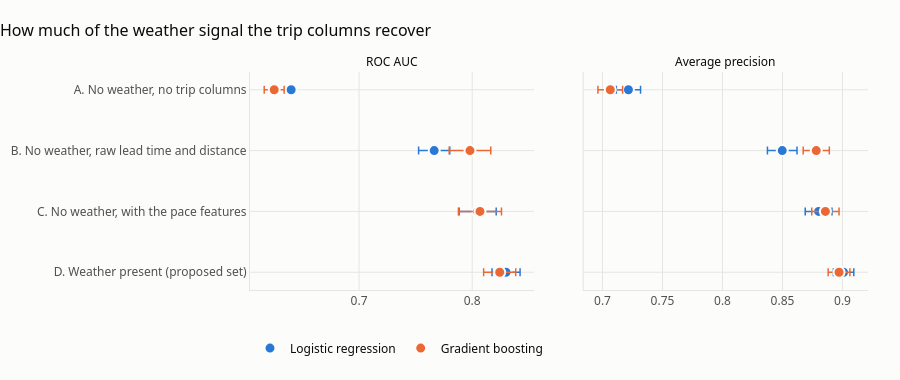

Notebook source saved alongside this figure:
### Markdown cell above
## 9. What if the weather field is missing?

Weather is the strongest input. It is also the one most likely to arrive late, be left blank, or use a word the model has never seen. Here we take the weather column away completely and see what the trip columns can recover.

### Code cell
no_weather_sets = {
    "A. No weather, no trip columns": pd.concat([featured[CORE_NUMERIC], mode], axis=1),
    "B. No weather, raw lead time and distance": pd.concat([featured[CORE_NUMERIC + TRIP_NUMERIC], mode], axis=1),
    "C. No weather, with the pace features": pd.concat(
        [featured[CORE_NUMERIC + TRIP_NUMERIC + ["pace_h_per_1000km", "pace_vs_typical"]], mode], axis=1),
    "D. Weather present (proposed set)": feature_sets["4. Proposed"],
}
backup = compare(no_weather_sets)
dot_chart(backup, "How much of the weather signal the trip columns recover", height=380).show()
backup.round(3)

### Figure 1 — Plotly figure (JSON) as saved in the notebook; plotly's stock layout.template omitted (floating-point values rounded to 4 significant figures)
{"data": [{"error_x": {"array": [0.003007, 0.01378, 0.01639, 0.01241], "color": "#2a78d6", "thickness": 1.5, "type": "data", "width": 4}, "hovertemplate": "Logistic regression<br>%{y}<br>%{x:.3f}<extra></extra>", "legendgroup": "Logistic regression", "marker": {"color": "#2a78d6", "line": {"color": "#fcfcfb", "width": 2}, "size": 11}, "mode": "markers", "name": "Logistic regression", "showlegend": true, "type": "scatter", "x": [0.6399, 0.7664, 0.8048, 0.8299], "xaxis": "x", "y": ["A. No weather, no trip columns", "B. No weather, raw lead time and distance", "C. No weather, with the pace features", "D. Weather present (proposed set)"], "yaxis": "y"}, {"error_x": {"array": [0.008817, 0.01839, 0.01904, 0.01418], "color": "#eb6834", "thickness": 1.5, "type": "data", "width": 4}, "hovertemplate": "Gradient boosting<br>%{y}<br>%{x:.3f}<extra></extra>", "legendgroup": "Gradient boosting", "marker": {"color": "#eb6834", "line": {"color": "#fcfcfb", "width": 2}, "size": 11}, "mode": "markers", "name": "Gradient boosting", "showlegend": true, "type": "scatter", "x": [0.6249, 0.798, 0.8069, 0.8243], "xaxis": "x", "y": ["A. No weather, no trip columns", "B. No weather, raw lead time and distance", "C. No weather, with the pace features", "D. Weather present (proposed set)"], "yaxis": "y"}, {"error_x": {"array": [0.0101, 0.01232, 0.01115, 0.00849], "color": "#2a78d6", "thickness": 1.5, "type": "data", "width": 4}, "hovertemplate": "Logistic regression<br>%{y}<br>%{x:.3f}<extra></extra>", "legendgroup": "Logistic regression", "marker": {"color": "#2a78d6", "line": {"color": "#fcfcfb", "width": 2}, "size": 11}, "mode": "markers", "name": "Logistic regression", "showlegend": false, "type": "scatter", "x": [0.7216, 0.8498, 0.8801, 0.9009], "xaxis": "x2", "y": ["A. No weather, no trip columns", "B. No weather, raw lead time and distance", "C. No weather, with the pace features", "D. Weather present (proposed set)"], "yaxis": "y2"}, {"error_x": {"array": [0.01028, 0.01089, 0.01137, 0.00907], "color": "#eb6834", "thickness": 1.5, "type": "data", "width": 4}, "hovertemplate": "Gradient boosting<br>%{y}<br>%{x:.3f}<extra></extra>", "legendgroup": "Gradient boosting", "marker": {"color": "#eb6834", "line": {"color": "#fcfcfb", "width": 2}, "size": 11}, "mode": "markers", "name": "Gradient boosting", "showlegend": false, "type": "scatter", "x": [0.7065, 0.8781, 0.8858, 0.8971], "xaxis": "x2", "y": ["A. No weather, no trip columns", "B. No weather, raw lead time and distance", "C. No weather, with the pace features", "D. Weather present (proposed set)"], "yaxis": "y2"}], "layout": {"annotations": [{"font": {"color": "#0b0b0b", "size": 12}, "showarrow": false, "text": "ROC AUC", "x": 0.23, "xanchor": "center", "xref": "paper", "y": 1.0, "yanchor": "bottom", "yref": "paper"}, {"font": {"color": "#0b0b0b", "size": 12}, "showarrow": false, "text": "Average precision", "x": 0.77, "xanchor": "center", "xref": "paper", "y": 1.0, "yanchor": "bottom", "yref": "paper"}], "font": {"color": "#52514e", "family": "Segoe UI, Arial, sans-serif", "size": 12}, "height": 380, "hoverlabel": {"bgcolor": "white", "font": {"color": "#0b0b0b"}}, "legend": {"font": {"color": "#0b0b0b"}, "orientation": "h", "x": 0, "y": -0.2}, "margin": {"b": 90, "l": 250, "r": 32, "t": 72}, "paper_bgcolor": "#fcfcfb", "plot_bgcolor": "#fcfcfb", "title": {"font": {"color": "#0b0b0b", "size": 16}, "text": "How much of the weather signal the trip columns recover", "x": 0, "xanchor": "left"}, "xaxis": {"anchor": "y", "domain": [0.0, 0.46], "gridcolor": "#e6e5e1", "linecolor": "#e6e5e1", "zeroline": false}, "xaxis2": {"anchor": "y2", "domain": [0.54, 1.0], "gridcolor": "#e6e5e1", "linecolor": "#e6e5e1", "zeroline": false}, "yaxis": {"anchor": "x", "autorange": "reversed", "domain": [0.0, 1.0], "gridcolor": "#e6e5e1", "linecolor": "#e6e5e1", "zeroline": false}, "yaxis2": {"anchor": "x2", "autorange": "reversed", "domain": [0.0, 1.0], "gridcolor": "#e6e5e1", "linecolor": "#e6e5e1", "matches": "y", "showticklabels": false, "zeroline": false}}}
